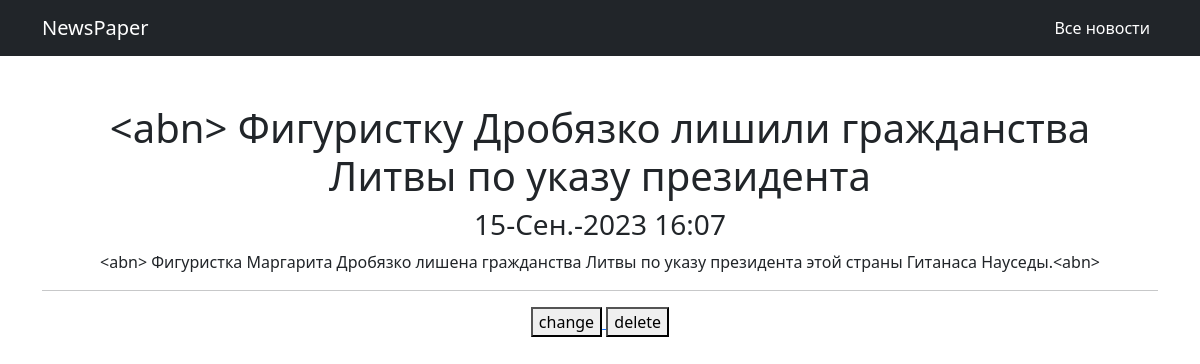
/sign/5, run on the app's committed database.
### news/models.py (models this page shows, shortened)
class Post(models.Model):
    NEWS = 'NW'
    ARTICLE = 'AR'
    TYPE_CHOICES = (
        (NEWS, 'Новость'),
        (ARTICLE, 'Статья')
    )
    type = models.CharField(max_length = 2, choices = TYPE_CHOICES, default = NEWS)
    timePost = models.DateTimeField(auto_now_add=True)
    title = models.CharField(max_length = 255)
    textPost = models.TextField()
    ratingPost = models.IntegerField(default=0)
    author = models.ForeignKey(Author, on_delete=models.CASCADE)
    category = models.ManyToManyField(Category, through='PostCategory')

### news/views.py (the view)
# urls.py: path('<int:pk>', PostDetail.as_view(), name='new_s'),
class PostDetail(DetailView):
    model = Post
    template_name = 'details_news.html'
    context_object_name = 'new_s'
    queryset = Post.objects.filter(type='NW')

### news/templatetags/custom_filters.py (called while the page is built)
@register.filter(name='censor')
def censor(text):
    forbidden_vocabulary = ['nba']
    for i in forbidden_vocabulary:
        text = text.replace(i, '<abn>')
        text = text.replace(i.upper(), '<abn>')
    return text

### templates/details_news.html (shortened to what this page needs)
{% extends 'default.html' %}
{% load custom_filters %}
{% block content %}
<h1>{{ new_s.title|censor }}</h1>
<h3>{{ new_s.timePost|date:'d-N-Y H:i' }}</h3>
<p>{{ new_s.textPost|censor }}</p>
<hr>
<a href="{% url 'post_update' new_s.id %}">
    <button>change</button>
</a>
<a href="{% url 'post_delete' new_s.id %}">
    <button>delete</button>
</a>
{% endblock content %}

### data on the page
Post: title|censor "<abn> Фигуристку Дробязко лишили гражданства Литвы по указу президента", timePost "15-Сен.-2023 16:07", textPost|censor "<abn> Фигуристка Маргарита Дробязко лишена гражданства Литвы по указу президента этой страны Гитанаса Науседы.<abn>"
